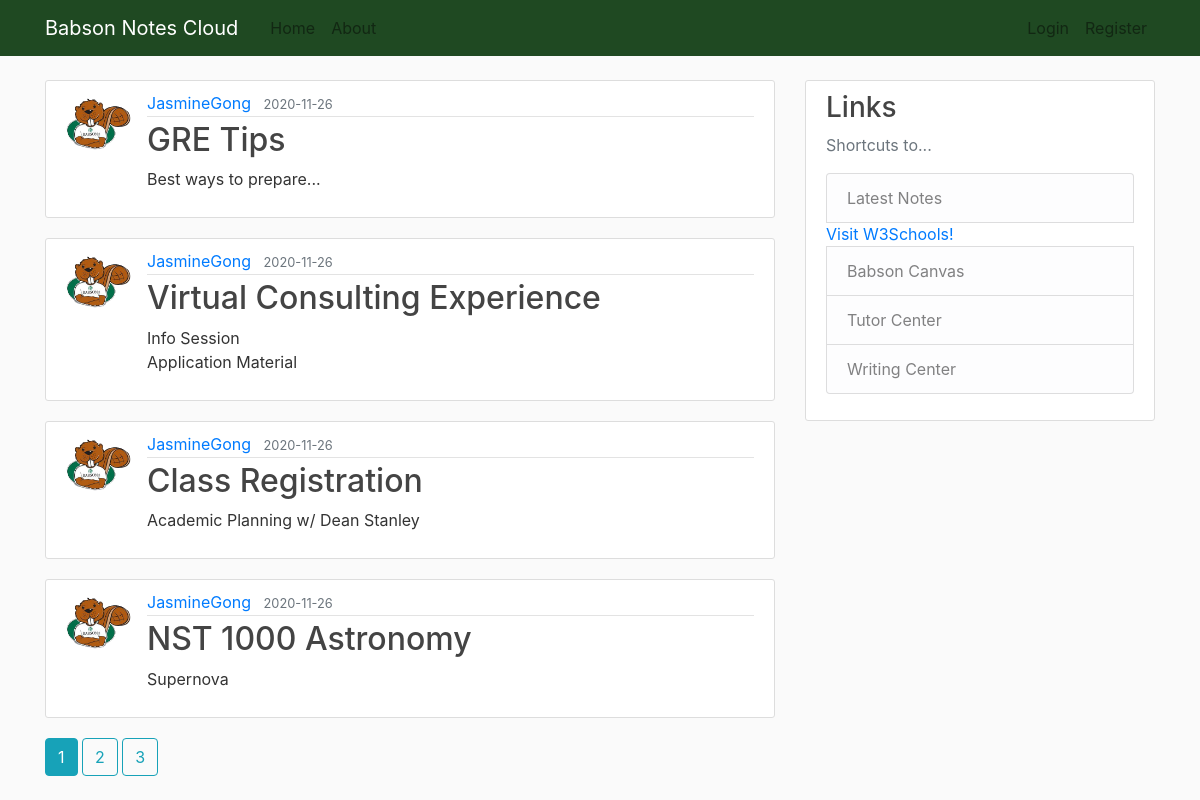
Page /home on the earlier database version.
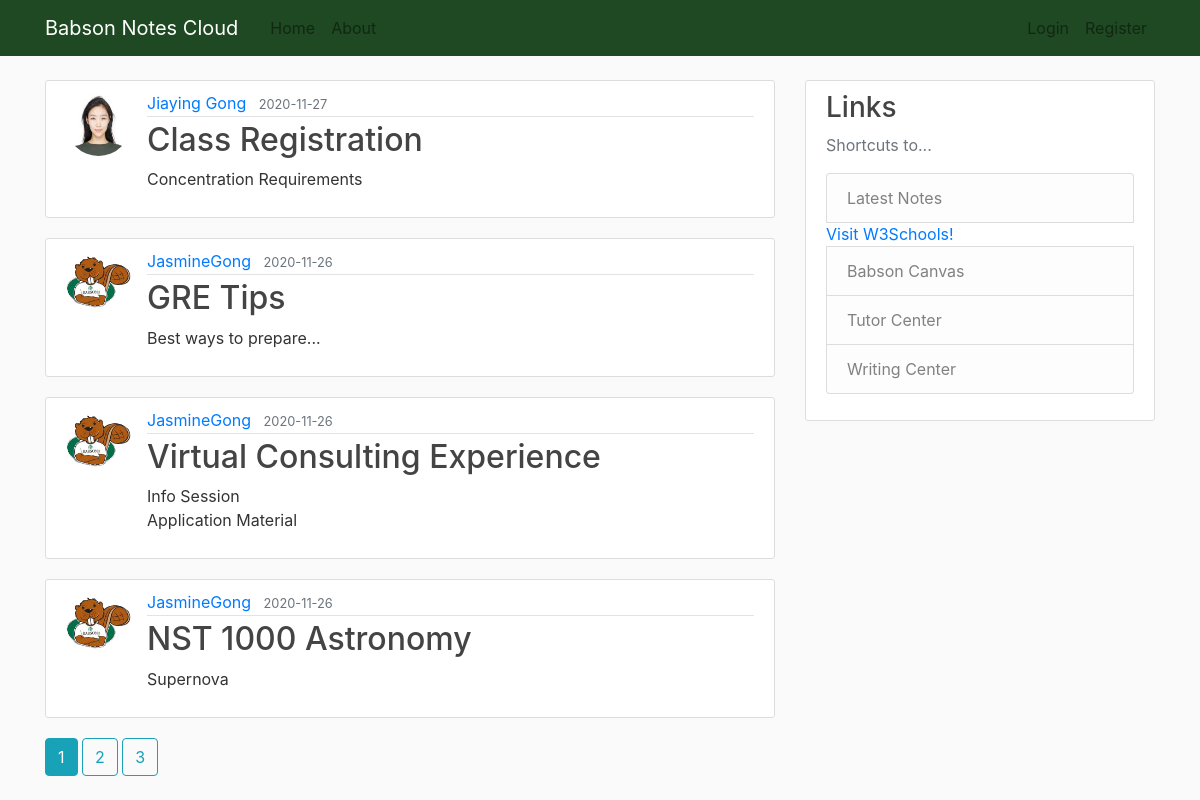
Same page on the later database version.
### app/models.py (models this page shows, shortened)
class Post(db.Model):
    id = db.Column(db.Integer, primary_key=True)
    title = db.Column(db.String(125), nullable=False)
    date_posted = db.Column(db.DateTime, nullable=False, default=datetime.utcnow)
    content = db.Column(db.Text, nullable=False)
    user_id = db.Column(db.Integer, db.ForeignKey("user.id"), nullable=False)

class User(db.Model, UserMixin):
    id = db.Column(db.Integer, primary_key=True)
    username = db.Column(db.String(25), unique=True, nullable=False)
    email = db.Column(db.String(125), unique=True, nullable=False)
    image_file = db.Column(db.String(20), nullable=False, default="default.jpg")
    password = db.Column(db.String(60), nullable=False)
    post = db.relationship("Post", backref="author", lazy=True)

### app/main/routes.py (the view)
@main.route("/")
@main.route("/home")
def home():
    page = request.args.get("page", 1, type=int)
    posts = Post.query.order_by(Post.date_posted.desc()).paginate(page=page, per_page=4)
    return render_template("home.html", posts=posts)

### app/templates/home.html
{% extends "layout.html" %}
{%  block content %}
{% for post in posts.items %}
<article class="media content-section">
    <img class="rounded-circle article-img"
        src="{{ url_for('static', filename='profile_pics/' + post.author.image_file) }}">
    <div class="media-body">
        <div class="article-metadata">
            <a class="mr-2"
                href="{{url_for('users.user_posts',username=post.author.username)}}">{{ post.author.username }}</a>
            <small class="text-muted">{{ post.date_posted.strftime('%Y-%m-%d') }}</small>
        </div>
        <h2><a class="article-title" href="{{url_for('posts.post',post_id=post.id)}}">{{ post.title }}</a></h2>
        <p class="article-content">{{ post.content }}</p>
    </div>
</article>
{% endfor %}
{% for page_num in posts.iter_pages(left_edge=1,right_edge=3, left_current=1, right_current=2) %}
{% if page_num %}
{% if posts.page==page_num %}
<a class="btn btn-info mb-4" href="{{url_for('main.home',page=page_num)}}">{{page_num}}</a>
{% else %}
<a class="btn btn-outline-info mb-4" href="{{url_for('main.home',page=page_num)}}">{{page_num}}</a>
{% endif%}
{% else %}
...
{% endif%}
{% endfor %}
{%  endblock content %}

### app/templates/layout.html (shortened to what this page needs)
<!DOCTYPE html>
<html lang="en">
<head>
    <link rel="stylesheet" href="https://stackpath.bootstrapcdn.com/bootstrap/4.3.1/css/bootstrap.min.css"
>
    <link rel="stylesheet" type="text/css" href="{{url_for('static',filename='main.css')}}">
</head>
<body>
    <header class="site-header">
        <nav class="navbar navbar-expand-md navbar-dark bg-steel fixed-top">
            <div class="container">
                <a class="navbar-brand mr-4" href="/">Babson Notes Cloud</a>
                <div class="collapse navbar-collapse" id="navbarToggle">
                    <div class="navbar-nav mr-auto">
                        <a class="nav-item nav-link" href="{{url_for('main.home')}}">Home</a>
                        <a class="nav-item nav-link" href="{{url_for('main.about')}}">About</a>
                    </div>
                    <div class="navbar-nav">
                        {% if current_user.is_authenticated %}
                        <a class="nav-item nav-link" href="{{url_for('posts.new_post')}}">New Notes</a>
                        <a class="nav-item nav-link" href="{{url_for('users.account')}}">Account</a>
                        <a class="nav-item nav-link" href="{{url_for('users.logout')}}">Logout</a>
                        {% else %}
                        <a class="nav-item nav-link" href="{{url_for('users.login')}}">Login</a>
                        <a class=" nav-item nav-link" href="{{url_for('users.register')}}">Register</a>
                        {% endif %}
                    </div>
                </div>
            </div>
        </nav>
    </header>
    <main role="main" class="container">
        <div class="row">
            <div class="col-md-8">
                {% block content %}{% endblock %}
            </div>
            <div class="col-md-4">
                <div class="content-section">
                    <h3>Links</h3>
                    <p class='text-muted'>Shortcuts to...
                    <ul class="list-group">
                        <li class="list-group-item list-group-item-light">Latest Notes</li>
                        <a href="https://www.w3schools.com/" target="_blank">Visit W3Schools!</a>
                        <li class="list-group-item list-group-item-light">Babson Canvas</li>
                        <li class="list-group-item list-group-item-light">Tutor Center</li>
                        <li class="list-group-item list-group-item-light">Writing Center</li>
                    </ul>
                    </p>
                </div>
            </div>
        </div>
    </main>
</body>
</html>

### app/static/main.css (style rules this page uses)
body { background: #fafafa; color: #333333; margin-top: 5rem; }
h1, h2, h3, h4, h5, h6 { color: #444444; }
.bg-steel { background-color: #1f4922; }
.site-header .navbar-nav .nav-link { color: #122713; }
.content-section { background: #ffffff; padding: 10px 20px; border: 1px solid #dddddd; border-radius: 3px; margin-bottom: 20px; }
.article-title { color: #444444; }
.article-content { white-space: pre-line; }
.article-img { height: 65px; width: 65px; margin-right: 16px; }
.article-metadata { padding-bottom: 1px; margin-bottom: 4px; border-bottom: 1px solid #e3e3e3 }

Differences in the rows shown:
removed Post: image_file (placeholder picture), author.username "JasmineGong", date_posted "2020-11-26", title "Class Registration", content "Academic Planning w/ Dean Stanley"
added Post: image_file (picture), author.username "Jiaying Gong", date_posted "2020-11-27", title "Class Registration", content "Concentration Requirements"
